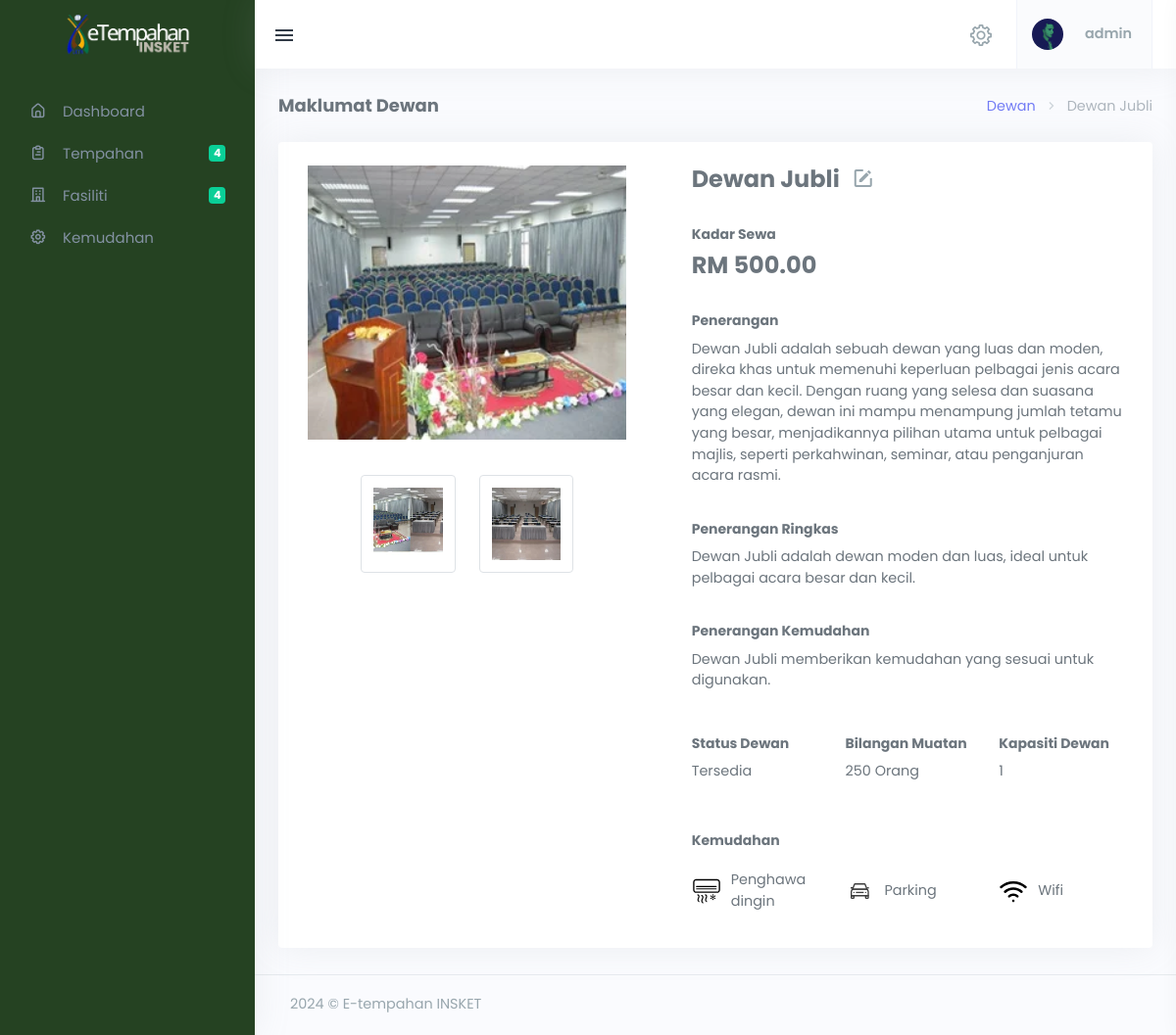
The page /adminDashboard/dewan_details.php?id_dewan=16 (signed in) on the database its author committed.
### tables this page shows
CREATE TABLE `dewan` (
  `id_dewan` int(11) NOT NULL,
  `nama_dewan` varchar(50) DEFAULT NULL,
  `kadar_sewa` decimal(10,2) DEFAULT NULL,
  `bilangan_muatan` int(11) DEFAULT NULL,
  `penerangan` varchar(550) DEFAULT NULL,
  `penerangan_ringkas` varchar(250) DEFAULT NULL,
  `penerangan_kemudahan` varchar(250) DEFAULT NULL,
  `status_dewan` enum('Tersedia','Tidak Tersedia') DEFAULT NULL,
  `max_capacity` int(11) DEFAULT NULL,
  `mula_tidak_tersedia` int(11) DEFAULT NULL,
  `tamat_tidak_tersedia` int(11) DEFAULT NULL
);

CREATE TABLE `url_gambar` (
  `id_gambar` int(10) NOT NULL,
  `jenis_gambar` enum('main','banner','add','') DEFAULT NULL,
  `url_gambar` text DEFAULT NULL,
  `id_bilik` int(10) DEFAULT NULL,
  `id_perkahwinan` int(10) DEFAULT NULL,
  `id_dewan` int(11) DEFAULT NULL,
  `id_aktiviti` int(11) DEFAULT NULL
);

CREATE TABLE `kemudahan` (
  `id_kemudahan` int(11) NOT NULL,
  `nama` varchar(25) DEFAULT NULL,
  `icon_url` varchar(100) DEFAULT NULL
);

### adminDashboard/dewan_details.php (the view, shortened to what this page needs)
<?php
include 'controller/get_dewan.php';
$conn = DBConnection::getConnection();
?>
<!DOCTYPE html>
<html lang="en">
	<head>
        <link href="assets/css/vendor/dataTables.bootstrap5.css" rel="stylesheet" type="text/css" />
        <link href="assets/css/vendor/responsive.bootstrap5.css" rel="stylesheet" type="text/css" />
        <link href="assets/css/icons.min.css" rel="stylesheet" type="text/css" />
        <link href="assets/css/app.min.css" rel="stylesheet" type="text/css" id="app-style"/>
    </head>
    <body class="" data-layout-color="light" data-leftbar-theme="dark" data-layout-mode="fluid" data-rightbar-onstart="true">
        <div class="wrapper">
           <?php include 'partials/left-sidemenu.php';?>
            <div class="content-page">
                <div class="content">
					<?php include 'partials/topbar.php'; ?>
                    <div class="container-fluid">
					<?php
						if (isset($_GET['id_dewan'])) {
							$id_dewan = $_GET['id_dewan'];
						} else {
							echo '<div class="alert alert-danger">ID Dewan tidak ditemui.</div>';
								exit;
							}
							$query = "
								SELECT
									dewan.id_dewan,
									dewan.nama_dewan,
									dewan.kadar_sewa,
									dewan.bilangan_muatan,
									dewan.penerangan,
									dewan.penerangan_ringkas,
									dewan.penerangan_kemudahan,
									dewan.status_dewan,
									dewan.max_capacity,
									dewan.mula_tidak_tersedia,
									dewan.tamat_tidak_tersedia,
									url_gambar.url_gambar,
									url_gambar.jenis_gambar
								FROM dewan
								LEFT JOIN url_gambar ON dewan.id_dewan = url_gambar.id_dewan
								WHERE dewan.id_dewan = ?
							";
							$stmt = $conn->prepare($query);
							$stmt->bind_param("i", $id_dewan);
							$stmt->execute();
							$result = $stmt->get_result();
							if ($result->num_rows > 0) {
								$utama_image = '';
								$banner_image = '';
								$tambahan_images = [];
								while ($row = $result->fetch_assoc()) {
									$id_dewan = $row['id_dewan'];
									$nama_dewan = $row['nama_dewan'];
									$kadar_sewa = $row['kadar_sewa'];
									$bilangan_muatan = $row['bilangan_muatan'];
									$penerangan = $row['penerangan'];
									$penerangan_ringkas = $row['penerangan_ringkas'];
									$penerangan_kemudahan = $row['penerangan_kemudahan'];
									$max_capacity = $row['max_capacity'];
									$status_dewan = $row['status_dewan'];
									$url_gambar = $row['url_gambar'];
									$jenis_gambar = $row['jenis_gambar'];
									if ($jenis_gambar == 'main') {
										$utama_image = $url_gambar;
									} elseif ($jenis_gambar == 'banner') {
										$banner_image = $url_gambar;
									} elseif ($jenis_gambar == 'add') {
										$tambahan_images[] = $url_gambar;
										}
								}
							} else {
								echo '<div class="alert alert-info">Tiada rekod dewan ditemui untuk ID Dewan: ' . $id_dewan . '.</div>';
								}
						?>
                        <div class="row">
                            <div class="col-12">
                                <div class="page-title-box">
                                    <div class="page-title-right">
                                        <ol class="breadcrumb m-0">
                                            <li class="breadcrumb-item"><a href="dewan.php">Dewan</a></li>
                                            <li class="breadcrumb-item active"><?php echo $nama_dewan; ?></li>
                                        </ol>
                                    </div>
                                    <h4 class="page-title">Maklumat Dewan</h4>
                                </div>
                            </div>
                        </div>
                        <div class="row">
                            <div class="col-12">
                                <div class="card">
                                    <div class="card-body">
                                        <div class="row">
											<div class="col-lg-5">
												<?php if ($utama_image): ?>
													<a href="javascript:void(0);" class="text-center d-block mb-4" onclick="showImage('controller/<?php echo $utama_image; ?>', 'Gambar Utama')">
														<img src="controller/<?php echo $utama_image; ?>"
															 class="img-fluid hover-effect img_utama"
															 style="max-width: 500px;"
															 alt="Gambar Utama" />
													</a>
												<?php endif; ?>
												<div class="row justify-content-center">
													<?php if ($banner_image): ?>
														<div class="col-md-4 text-center mb-4">
															<a href="javascript:void(0);" onclick="showImage('controller/<?php echo $banner_image; ?>', 'Gambar Banner')">
																<img src="controller/<?php echo $banner_image; ?>"
																	 class="img-fluid img-thumbnail p-2 uniform-image hover-effect"
																	 alt="Gambar Banner" />
															</a>
														</div>
													<?php endif; ?>
													<?php if (!empty($tambahan_images)): ?>
														<?php foreach ($tambahan_images as $tambahan): ?>
															<div class="col-md-4 text-center mb-4">
																<a href="javascript:void(0);" onclick="showImage('controller/<?php echo $tambahan; ?>', 'Gambar Tambahan')">
																	<img src="controller/<?php echo $tambahan; ?>"
																		 class="img-fluid img-thumbnail p-2 uniform-image hover-effect"
																		 alt="Gambar Tambahan" />
																</a>
															</div>
														<?php endforeach; ?>
													<?php else: ?>
														<p class="text-center">Tiada gambar tambahan tersedia.</p>
													<?php endif; ?>
												</div>
											</div>
                                            <div class="col-lg-7">
                                                <form class="ps-lg-4">
                                                    <h3 class="mt-0"><?php echo $nama_dewan; ?><a href="kemaskini_dewan.php?id_dewan=<?php echo isset($id_dewan) ? $id_dewan : '0';?>" class="text-muted"><i class="mdi mdi-square-edit-outline ms-2"></i></a> </h3>
                                                    <div class="mt-4">
                                                        <h6 class="font-14">Kadar Sewa</h6>
                                                        <h3><?php echo 'RM ' . $kadar_sewa; ?></h3>
                                                    </div>
                                                    <div class="mt-4">
                                                        <h6 class="font-14">Penerangan</h6>
                                                        <p><?php echo $penerangan; ?></p>
                                                    </div>
                                                    <div class="mt-4">
                                                        <h6 class="font-14">Penerangan Ringkas</h6>
                                                        <p><?php echo $penerangan_ringkas; ?></p>
                                                    </div>
                                                    <div class="mt-4">
                                                        <h6 class="font-14">Penerangan Kemudahan</h6>
                                                        <p><?php echo $penerangan_kemudahan; ?></p>
                                                    </div>
                                                    <div class="mt-4">
                                                        <div class="row">
                                                           <div class="col-md-4">
																<h6 class="font-14">Status Dewan</h6>
																<p class="text-sm lh-150">
																	<?php
																		echo htmlspecialchars($status_dewan);
																	?>
																</p>
															</div>
                                                            <div class="col-md-4">
                                                                <h6 class="font-14">Bilangan Muatan</h6>
                                                                <p class="text-sm lh-150"><?php echo $bilangan_muatan.' Orang'; ?></p>
                                                            </div>
                                                            <div class="col-md-4">
                                                                <h6 class="font-14">Kapasiti Dewan</h6>
                                                                <p class="text-sm lh-150"><?php echo $max_capacity; ?></p>
                                                            </div>
                                                        </div>
                                                    </div>
													<div class="mt-4">
														<h6 class="font-14">Kemudahan</h6>
														<div class="row">
															<?php
															if (isset($_GET['id_dewan'])) {
																$id_dewan = $_GET['id_dewan'];
															} else {
																echo '<div class="alert alert-danger">ID Dewan tidak ditemui.</div>';
																exit;
															}
															$query = "
																SELECT k.nama, k.icon_url
																FROM kemudahan k
																JOIN dewan_kemudahan dk ON k.id_kemudahan = dk.id_kemudahan
																WHERE dk.id_dewan = '$id_dewan'
															";
															$result = $conn->query($query);
															if ($result->num_rows > 0) {
																while ($row = $result->fetch_assoc()) {
																	$nama = $row['nama'];
																	$icon_url = $row['icon_url'];
																	echo '<div class="col-4 d-flex align-items-center my-2">';
																	if ($icon_url) {
																		echo '<img src="../' . $icon_url . '" alt="' . htmlspecialchars($nama) . '" style="height: 30px; margin-right: 10px;">';
																	}
																	echo '<span>' . htmlspecialchars($nama) . '</span>';
																	echo '</div>';
																}
															} else {
																echo '<div class="col-12">Tiada kemudahan tersedia untuk dewan ini.</div>';
															}
															?>
														</div>
													</div>
                                                </form>
                                            </div>
                                        </div>
                                    </div>
                                </div>
                            </div>
                        </div>
                    </div>
                </div>
                <?php include 'partials/footer.php'; ?>
            </div>
        </div>
    </body>
</html>

### adminDashboard/partials/left-sidemenu.php (shortened to what this page needs)
<div class="leftside-menu">
    <a href="index.php" class="logo text-center logo-light">
        <span class="logo-lg">
            <img src="../assets/images/logoTempahan.png" alt="" height="45">
        </span>
    </a>
    <div class="h-100" id="leftside-menu-container" data-simplebar>
        <ul class="side-nav"><br>
            <li class="side-nav-item">
                <a href="index.php" class="side-nav-link">
                    <i class="uil-home-alt"></i>
                    <span> Dashboard </span>
                </a>
            </li>
            <li class="side-nav-item">
                <a data-bs-toggle="collapse" href="#sidebarTempahan" aria-expanded="false" aria-controls="sidebarDashboards" class="side-nav-link">
                    <i class="uil-clipboard-alt"></i>
                    <span class="badge bg-success float-end">4</span>
                    <span> Tempahan </span>
                </a>
            </li>
            <?php if(isset($_SESSION['role']) && $_SESSION['role'] == 'admin'): ?>
            <div>
                <li class="side-nav-item">
                    <a data-bs-toggle="collapse" href="#sidebarDashboards" aria-expanded="false" aria-controls="sidebarDashboards" class="side-nav-link">
                        <i class="uil-building"></i>
                        <span class="badge bg-success float-end">4</span>
                        <span> Fasiliti </span>
                    </a>
                </li>
                <li class="side-nav-item">
                    <a href="tetapan.php" class="side-nav-link">
                        <i class="uil-cog"></i>
                        <span> Kemudahan </span>
                    </a>
                </li>
            </div>
            <?php endif; ?>
        </ul>
    </div>
</div>

### adminDashboard/partials/topbar.php (shortened to what this page needs)
<div class="navbar-custom">
    <ul class="list-unstyled topbar-menu float-end mb-0">
        <li class="notification-list">
            <a class="nav-link end-bar-toggle" href="javascript: void(0);">
                <i class="dripicons-gear noti-icon"></i>
            </a>
        </li>
        <li class="dropdown notification-list">
            <a class="nav-link dropdown-toggle nav-user arrow-none me-0 d-flex align-items-center" data-bs-toggle="dropdown" href="#" role="button" aria-haspopup="false" aria-expanded="false">
                <span class="account-user-avatar">
                    <img src="assets/images/users/avatar-1.jpg" alt="user-image" class="rounded-circle" height="35">
                </span>
                <span class="account-user-name ms-2"><?= $_SESSION['username'] ?></span>
            </a>
        </li>
    </ul>
    <button class="button-menu-mobile open-left" id="sidebar-toggle">
        <i class="mdi mdi-menu"></i>
    </button>
</div>

### adminDashboard/partials/footer.php
<footer class="footer">
                    <div class="container-fluid">
                        <div class="row">
                            <div class="col-md-6">
                                <script>document.write(new Date().getFullYear())</script> © E-tempahan INSKET
                            </div>
                        </div>
                    </div>
                </footer>

### adminDashboard/dewan_details.php (style rules this page uses)
body { font-family: 'Poppins'; }
body[data-leftbar-theme=dark] { --ct-bg-leftbar: #254222; }
.hover-effect { transition: transform 0.3s ease, opacity 0.3s ease; cursor: pointer; }
.img-thumbnail { width: 150px; height: 100px; object-fit: cover; }
.img_utama { width: auto; max-width: 330px; height: 280px; object-fit: cover; }

### rows shown on the page
dewan: nama_dewan "Dewan Jubli", kadar_sewa "500.00", penerangan "Dewan Jubli adalah sebuah dewan yang luas dan moden, direka khas untuk memenuhi keperluan pelbagai jenis acara besar dan kecil. Dengan ruang yang selesa dan suasana yang elegan, dewan ini mampu menampung jumlah tetamu yang besar, menjadikannya pilihan utama untuk pelbagai majlis, seperti perkahwinan, seminar, atau penganjuran acara rasmi.", penerangan_ringkas "Dewan Jubli adalah dewan moden dan luas, ideal untuk pelbagai acara besar dan kecil.", penerangan_kemudahan "Dewan Jubli memberikan kemudahan yang sesuai untuk digunakan.", status_dewan "Tersedia", bilangan_muatan "250", max_capacity "1"
url_gambar: url_gambar (picture)
url_gambar: url_gambar (picture)
kemudahan: icon_url (picture), nama "Penghawa dingin"
kemudahan: icon_url (picture), nama "Parking"
kemudahan: icon_url (picture), nama "Wifi"

### other values the page prints
$_SESSION['username'] "admin"
